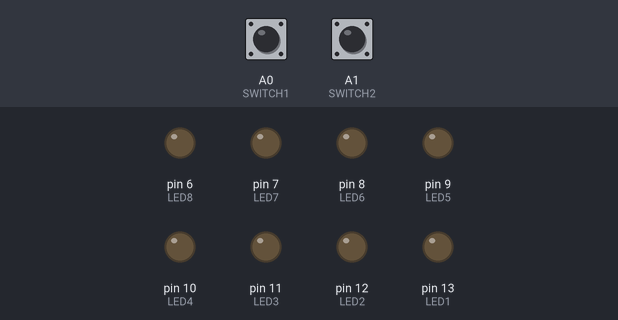
Simulated run of this sketch. Board: Arduino Uno, built with avr-gcc and run on an emulated ATmega328P. Parts: output pins drawn as LEDs (lit = HIGH). Inputs (shaded band) come from the test bench; at power-on: A0 (SWITCH1) LOW, A1 (SWITCH2) LOW.

Above: at 1.2 s.
1.3 s: A0 (SWITCH1) pulled HIGH for 0.15 s
At 1.7 s:
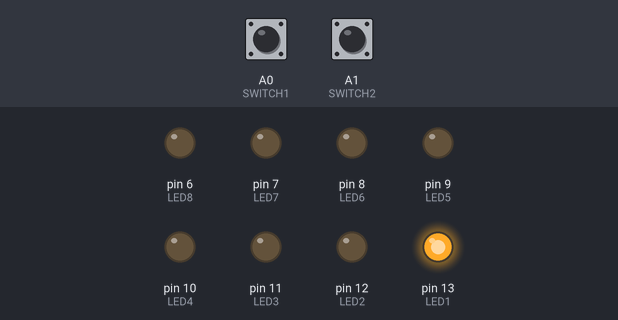
4.3 s: A1 (SWITCH2) pulled HIGH for 3.2 s
At 5.2 s:
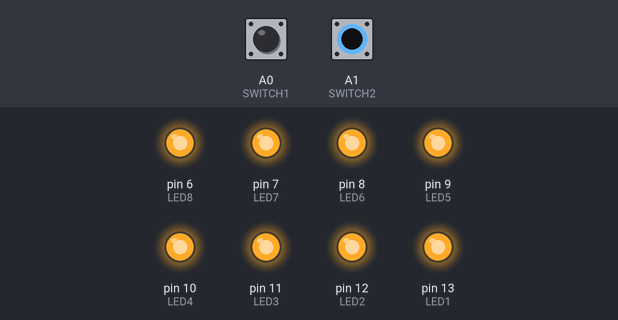
9.0 s: A1 (SWITCH2) pulled HIGH for 1 s
At 9.7 s:
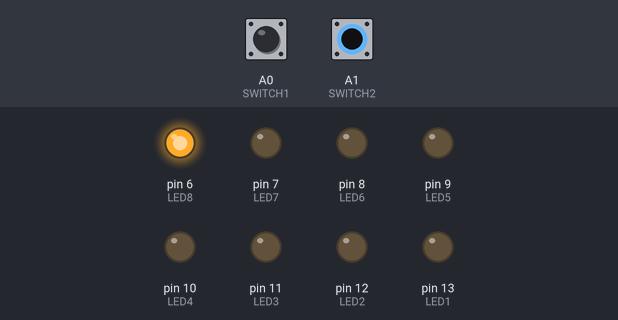
13.0 s: A0 (SWITCH1) pulled HIGH for 1 s
At 17.55 s:
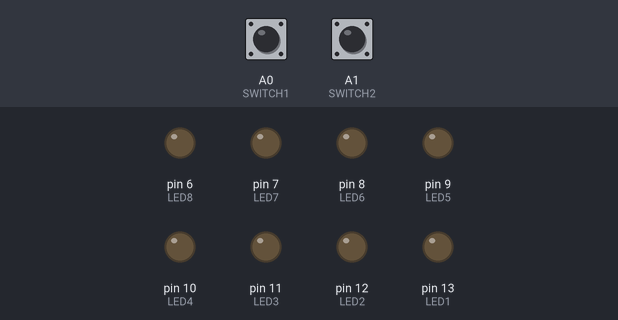
Timing chart, 0 to 17.8 s (numbered marks = the images above; inputs shaded):
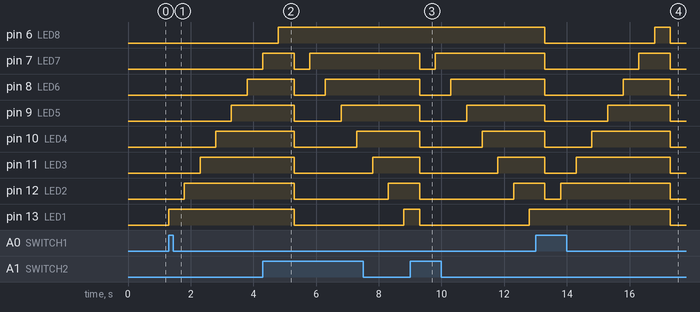

The sketch:

first_4.ino
```cpp
const int LED1 = 13;
const int LED2 = 12;
const int LED3 = 11;
const int LED4 = 10;
const int LED5 = 9;
const int LED6 = 8;
const int LED7 = 7;
const int LED8 = 6;
const int SWITCH1 = A0;
const int SWITCH2 = A1;
void setup() {
  pinMode(SWITCH1,INPUT);
  pinMode(SWITCH2,INPUT);
  pinMode(LED1,OUTPUT);
  pinMode(LED2,OUTPUT);
  pinMode(LED3,OUTPUT);
  pinMode(LED4,OUTPUT);
  pinMode(LED5,OUTPUT);
  pinMode(LED6,OUTPUT);
  pinMode(LED7,OUTPUT);
  pinMode(LED8,OUTPUT);
}

void loop() {
  if(digitalRead(SWITCH1)==HIGH)
  {
    switch_on_ase();
  }
  if(digitalRead(SWITCH1)==LOW)
  {
    switch_off();
  }
  if(digitalRead(SWITCH2)==HIGH)
  {
    switch_on_des();
  }
  if(digitalRead(SWITCH2)==LOW)
  {
    switch_off();
  }

}
void switch_on_ase()
{
  digitalWrite(LED1,HIGH);
  delay(500);
  digitalWrite(LED2,HIGH);
  delay(500);
  digitalWrite(LED3,HIGH);
  delay(500);
  digitalWrite(LED4,HIGH);
  delay(500);
  digitalWrite(LED5,HIGH);
  delay(500);
  digitalWrite(LED6,HIGH);
  delay(500);
  digitalWrite(LED7,HIGH);
  delay(500);
  digitalWrite(LED8,HIGH);
  delay(500);

}
void switch_off()
{
  digitalWrite(LED1,LOW);
  digitalWrite(LED2,LOW);
  digitalWrite(LED3,LOW);
  digitalWrite(LED4,LOW);
  digitalWrite(LED5,LOW);
  digitalWrite(LED6,LOW);
  digitalWrite(LED7,LOW);
  digitalWrite(LED8,LOW);
}
void switch_on_des()
{
  digitalWrite(LED8,HIGH);
  delay(500);
  digitalWrite(LED7,HIGH);
  delay(500);
  digitalWrite(LED6,HIGH);
  delay(500);
  digitalWrite(LED5,HIGH);
  delay(500);
  digitalWrite(LED4,HIGH);
  delay(500);
  digitalWrite(LED3,HIGH);
  delay(500);
  digitalWrite(LED2,HIGH);
  delay(500);
  digitalWrite(LED1,HIGH);
  delay(500);
}
```

Measured:
- after the input at 1.3 s, pin 8 (LED6): LOW → HIGH after 2.5 s; pin 9 (LED5): LOW → HIGH after 2.0 s; pin 10 (LED4): LOW → HIGH after 1.5 s; pin 11 (LED3): LOW → HIGH after 1.0 s; pin 12 (LED2): LOW → HIGH after 0.50 s
- after the input at 4.3 s, pin 6 (LED8): goes on until 4.8 s, then stays HIGH
- after the input at 9.0 s, pin 6 (LED8): stays HIGH (without the input it goes to LOW after 0.30 s)
- after the input at 13.0 s, pin 13 (LED1): HIGH → LOW after 4.3 s instead of 0.30 s
